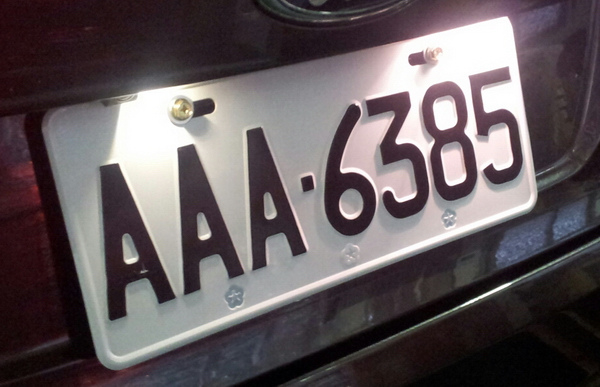
#> input picture img/car.jpg, 600 x 387 px
$ python pyrdown.py
#> lines starting #> are read from the running program, lines starting #| are printed output that depends on the picture
import cv2
import numpy as np

img = cv2.imread('./img/car.jpg')
#> img is the input picture: shape (387, 600, 3); mean B, G, R 92.2, 89.3, 98.2
lower = cv2.pyrDown(img)
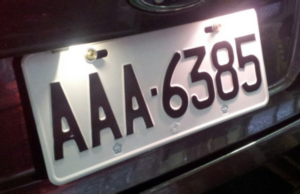
#> lower: shape (194, 300, 3); mean B, G, R 92, 89.1, 98.1
lower1 = cv2.pyrDown(lower)
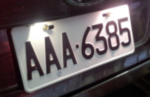
#> lower1: shape (97, 150, 3); mean B, G, R 92, 89.1, 98.2
higher = cv2.pyrUp(lower1)
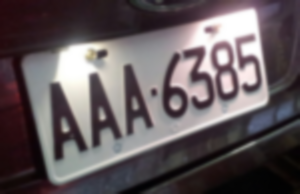
#> higher: shape (194, 300, 3); mean B, G, R 92.1, 89.2, 98.2
higher1 = cv2.pyrUp(higher)


cv2.imshow('src', img)
cv2.imshow('lower', lower)
cv2.imshow('lower1', lower1)
cv2.imshow('higher', higher)
cv2.imshow('higher1', higher1)

cv2.waitKey(0)
cv2.destroyAllWindows()
